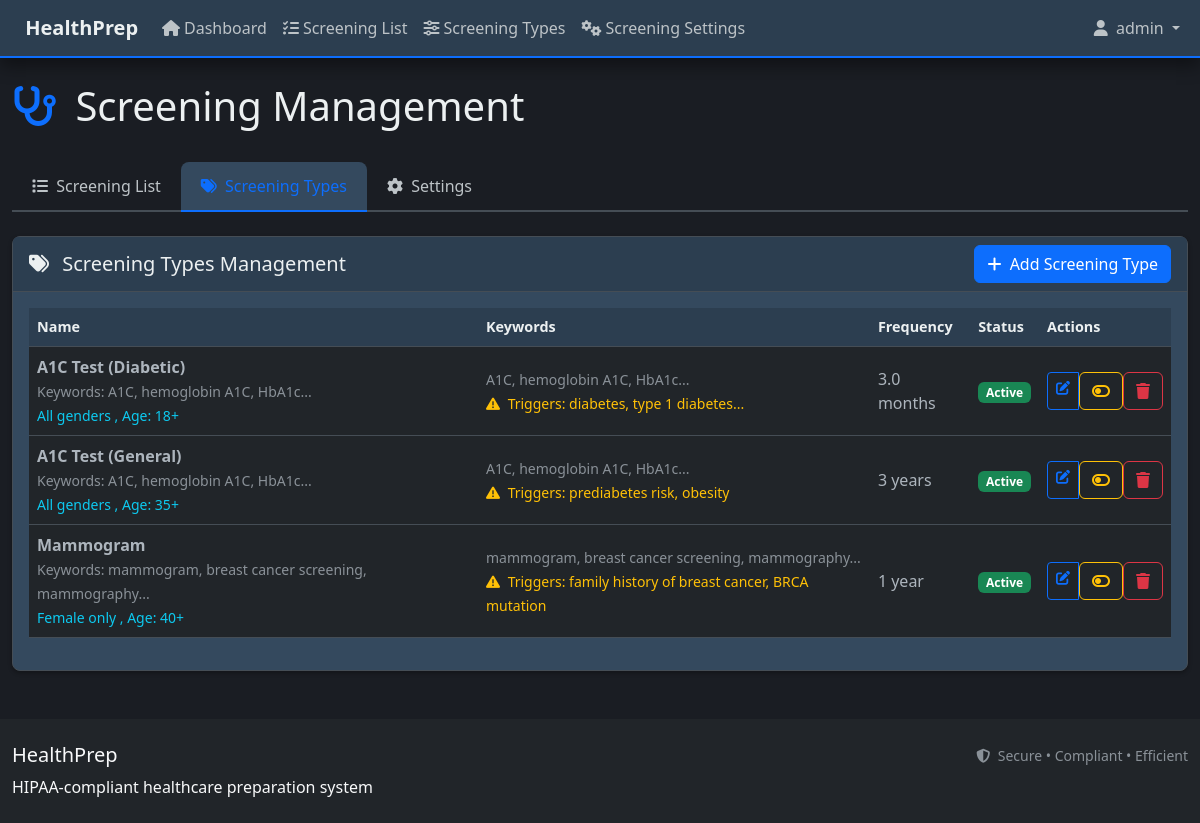
The app's page /screening/types (signed in) with its own data.
### models.py (models this page shows, shortened)
class User(UserMixin, db.Model):
    __tablename__ = 'users'
    id = db.Column(db.Integer, primary_key=True)
    username = db.Column(db.String(80), unique=True, nullable=False)
    email = db.Column(db.String(120), unique=True, nullable=False)
    password_hash = db.Column(db.String(255), nullable=False)
    is_admin = db.Column(db.Boolean, default=False, nullable=False)
    created_at = db.Column(db.DateTime, default=datetime.utcnow)
    last_login = db.Column(db.DateTime)
    @property
    def is_active(self):
        return True  # All users are active by default

class ScreeningType(db.Model):
    __tablename__ = 'screening_type'
    id = db.Column(db.Integer, primary_key=True)
    name = db.Column(db.String(100), nullable=False)
    description = db.Column(db.Text)  # Description of what this screening involves
    keywords = db.Column(db.Text)  # JSON string of keywords for fuzzy detection
    eligible_genders = db.Column(db.String(10), default='both')  # 'M', 'F', or 'both'
    min_age = db.Column(db.Integer)
    max_age = db.Column(db.Integer)
    frequency_years = db.Column(db.Float, nullable=False)  # Frequency in years (can be fractional like 0.25 for 3 months)
    trigger_conditions = db.Column(db.Text)  # JSON string of conditions that modify screening protocols
    is_active = db.Column(db.Boolean, default=True)
    created_at = db.Column(db.DateTime, default=datetime.utcnow)
    updated_at = db.Column(db.DateTime, default=datetime.utcnow, onupdate=datetime.utcnow)
    screenings = db.relationship('Screening', backref='screening_type', lazy=True)
    @property
    def keywords_list(self):
        if not self.keywords:
            return []
        try:
            return json.loads(self.keywords)
        except:
            return [kw.strip() for kw in self.keywords.split(',') if kw.strip()]
    @property
    def trigger_conditions_list(self):
        if not self.trigger_conditions:
            return []
        try:
            return json.loads(self.trigger_conditions)
        except:
            return [cond.strip() for cond in self.trigger_conditions.split(',') if cond.strip()]

### routes/screening_routes.py (the view)
@screening_bp.route('/types')
@login_required
def screening_types():
    try:
        screening_types = ScreeningType.query.order_by(ScreeningType.name).all()
        return render_template('screening/types.html',
                             screening_types=screening_types)
    except Exception as e:
        logger.error(f"Error loading screening types: {str(e)}")
        flash('Error loading screening types', 'error')
        return render_template('error/500.html'), 500

### app.py (called while the page is built)
def register_template_utilities(app):
    @app.template_filter('datetime')
    def datetime_filter(value, format='%Y-%m-%d %H:%M'):
        if value is None:
            return ""
        return value.strftime(format)
    @app.context_processor
    def inject_cache_timestamp():
        import time
        return dict(cache_timestamp=int(time.time()))
    @app.context_processor
    def inject_csrf_token():
        from secrets import token_urlsafe
        return dict(csrf_token=lambda: token_urlsafe(32))

### templates/screening/types.html (shortened to what this page needs)
{% extends 'base_user.html' %}
{% block content %}
<div class="d-flex justify-content-between align-items-center mb-4">
    <h1>
        <i class="fas fa-stethoscope me-2 text-primary"></i>
        Screening Management
    </h1>
</div>
<ul class="nav nav-tabs mb-4" id="screeningTabs" role="tablist">
    <li class="nav-item" role="presentation">
        <a class="nav-link" href="{{ url_for('screening.screening_list') }}" role="tab">
            <i class="fas fa-list me-1"></i>
            Screening List
        </a>
    </li>
    <li class="nav-item" role="presentation">
        <a class="nav-link active" href="{{ url_for('screening.screening_types') }}" role="tab">
            <i class="fas fa-tags me-1"></i>
            Screening Types
        </a>
    </li>
    <li class="nav-item" role="presentation">
        <a class="nav-link" href="{{ url_for('screening.screening_settings') }}" role="tab">
            <i class="fas fa-cog me-1"></i>
            Settings
        </a>
    </li>
</ul>
<div class="card">
    <div class="card-header d-flex justify-content-between align-items-center">
        <h5 class="mb-0">
            <i class="fas fa-tags me-2"></i>
            Screening Types Management
        </h5>
        <a href="{{ url_for('screening.add_screening_type') }}" class="btn btn-primary">
            <i class="fas fa-plus me-1"></i>
            Add Screening Type
        </a>
    </div>
    <div class="card-body">
        {% if screening_types %}
            <div class="table-responsive">
                <table class="table table-hover">
                    <thead>
                        <tr>
                            <th>Name</th>
                            <th>Keywords</th>
                            <th>Frequency</th>
                            <th>Status</th>
                            <th>Actions</th>
                        </tr>
                    </thead>
                    <tbody>
                        {% for type in screening_types %}
                        <tr>
                            <td>
                                <strong>{{ type.name }}</strong>
                                {% if type.keywords_list %}
                                    <br><small class="text-muted">
                                        Keywords: {{ type.keywords_list[:3]|join(', ') }}{% if type.keywords_list|length > 3 %}...{% endif %}
                                    </small>
                                {% endif %}
                                <br><small class="text-info">
                                    {% if type.eligible_genders == 'M' %}Male only{% elif type.eligible_genders == 'F' %}Female only{% else %}All genders{% endif %}
                                    {% if type.min_age or type.max_age %}
                                        , Age: {% if type.min_age %}{{ type.min_age }}+{% endif %}{% if type.max_age %} to {{ type.max_age }}{% endif %}
                                    {% endif %}
                                </small>
                            </td>
                            <td>
                                {% if type.keywords_list %}
                                    <small class="text-muted">{{ type.keywords_list[:3]|join(', ') }}{% if type.keywords_list|length > 3 %}...{% endif %}</small>
                                {% else %}
                                    <small class="text-muted">No keywords</small>
                                {% endif %}
                                {% if type.trigger_conditions_list %}
                                    <br><small class="text-warning">
                                        <i class="fas fa-exclamation-triangle me-1"></i>
                                        Triggers: {{ type.trigger_conditions_list[:2]|join(', ') }}{% if type.trigger_conditions_list|length > 2 %}...{% endif %}
                                    </small>
                                {% endif %}
                            </td>
                            <td>
                                {% if type.frequency_years >= 1 %}
                                    {{ type.frequency_years|int }} year{{ 's' if type.frequency_years != 1 }}
                                {% else %}
                                    {{ (type.frequency_years * 12)|round(1) }} month{{ 's' if (type.frequency_years * 12) != 1 }}
                                {% endif %}
                            </td>
                            <td>
                                {% if type.is_active %}
                                    <span class="badge bg-success">Active</span>
                                {% else %}
                                    <span class="badge bg-secondary">Inactive</span>
                                {% endif %}
                            </td>
                            <td>
                                <div class="btn-group btn-group-sm" role="group">
                                    <a href="{{ url_for('screening.edit_screening_type', type_id=type.id) }}"
                                       class="btn btn-outline-primary" title="Edit">
                                        <i class="fas fa-edit"></i>
                                    </a>
                                    <form method="POST" action="{{ url_for('screening.toggle_screening_type_status', type_id=type.id) }}"
                                          style="display: inline;">
                                        <button type="submit" class="btn btn-outline-warning"
                                                title="{{ 'Deactivate' if type.is_active else 'Activate' }}">
                                            <i class="fas fa-toggle-{{ 'off' if type.is_active else 'on' }}"></i>
                                        </button>
                                    </form>
                                    <form method="POST" action="{{ url_for('screening.delete_screening_type', type_id=type.id) }}"
                                          style="display: inline;"
                                          onsubmit="return confirm('Are you sure you want to delete this screening type?');">
                                        <button type="submit" class="btn btn-outline-danger" title="Delete">
                                            <i class="fas fa-trash"></i>
                                        </button>
                                    </form>
                                </div>
                            </td>
                        </tr>
                        {% endfor %}
                    </tbody>
                </table>
            </div>
        {% endif %}
    </div>
</div>
{% endblock %}

### templates/base_user.html (shortened to what this page needs)
<!DOCTYPE html>
<html lang="en" data-bs-theme="dark">
<head>
    <link href="https://cdn.jsdelivr.net/npm/bootstrap@5.3.0/dist/css/bootstrap.min.css" rel="stylesheet">
    <link href="https://cdnjs.cloudflare.com/ajax/libs/font-awesome/6.4.0/css/all.min.css" rel="stylesheet">
    <link href="{{ url_for('static', filename='css/custom.css') }}" rel="stylesheet">
    <link href="{{ url_for('static', filename='css/medical_terminology_ui.css') }}" rel="stylesheet">
    <link href="{{ url_for('static', filename='css/loading-states.css') }}" rel="stylesheet">
</head>
<body>
    <nav class="navbar navbar-expand-lg navbar-dark bg-primary">
        <div class="container">
            <a class="navbar-brand" href="{{ url_for('ui.dashboard') }}">
                HealthPrep
            </a>
            <div class="collapse navbar-collapse" id="navbarNav">
                <ul class="navbar-nav me-auto">
                    <li class="nav-item">
                        <a class="nav-link" href="{{ url_for('ui.dashboard') }}">
                            <i class="fas fa-home me-1"></i>Dashboard
                        </a>
                    </li>
                    <li class="nav-item">
                        <a class="nav-link" href="{{ url_for('screening.screening_list', view='list') }}">
                            <i class="fas fa-list-check me-1"></i>Screening List
                        </a>
                    </li>
                    <li class="nav-item">
                        <a class="nav-link" href="{{ url_for('screening.screening_list', view='types') }}">
                            <i class="fas fa-sliders-h me-1"></i>Screening Types
                        </a>
                    </li>
                    <li class="nav-item">
                        <a class="nav-link" href="{{ url_for('screening.screening_list', view='settings') }}">
                            <i class="fas fa-cogs me-1"></i>Screening Settings
                        </a>
                    </li>
                </ul>
                <ul class="navbar-nav">
                    {% if current_user.is_authenticated %}
                        <li class="nav-item dropdown">
                            <a class="nav-link dropdown-toggle" href="#" id="userDropdown" role="button" data-bs-toggle="dropdown">
                                <i class="fas fa-user me-1"></i> {{ current_user.username }}
                            </a>
                        </li>
                    {% else %}
                        <li class="nav-item">
                            <a class="nav-link" href="{{ url_for('auth.login') }}">
                                <i class="fas fa-sign-in-alt me-1"></i> Login
                            </a>
                        </li>
                    {% endif %}
                </ul>
            </div>
        </div>
    </nav>
    <main class="container my-4">
        {% block content %}{% endblock %}
    </main>
    <footer class="bg-dark text-light py-4 mt-5">
        <div class="container">
            <div class="row">
                <div class="col-md-6">
                    <h5>HealthPrep</h5>
                    <p class="mb-0">HIPAA-compliant healthcare preparation system</p>
                </div>
                <div class="col-md-6 text-end">
                    <small class="text-muted">
                        <i class="fas fa-shield-alt me-1"></i>
                        Secure • Compliant • Efficient
                    </small>
                </div>
            </div>
        </div>
    </footer>
</body>
</html>

### static/css/custom.css (style rules this page uses)
:root { --hp-primary: #0d6efd; --hp-secondary: #6c757d; --hp-success: #198754; --hp-danger: #dc3545; --hp-warning: #ffc107; --hp-info: #0dcaf0; --hp-light: #f8f9fa; --hp-dark: #212529; --hp-complete: #20c997; --hp-due-soon: #fd7e14; --hp-due: #e74c3c; --hp-overdue: #ad2121; --hp-confidence-high: #28a745; --hp-confidence-medium: #ffc107; --hp-confidence-low: #dc3545; --hp-bg-primary: #1a1d23; --hp-bg-secondary: #2c3e50; --hp-bg-card: #34495e; --hp-text-primary: #ecf0f1; --hp-text-secondary: #bdc3c7; --hp-text-muted: #95a5a6; --hp-border-color: #454d55; --hp-shadow-sm: 0 0.125rem 0.25rem rgba(0, 0, 0, 0.3); --hp-shadow: 0 0.5rem 1rem rgba(0, 0, 0, 0.4); --hp-shadow-lg: 0 1rem 3rem rgba(0, 0, 0, 0.5); --hp-font-family-medical: 'Segoe UI', Tahoma, Geneva, Verdana, sans-serif; --hp-font-size-medical: 0.9rem; --hp-line-height-medical: 1.5; }
body { background-color: var(--hp-bg-primary); color: var(--hp-text-primary); font-family: var(--hp-font-family-medical); line-height: var(--hp-line-height-medical); }
.container, .container-fluid { max-width: 1400px; }
.navbar { background-color: var(--hp-bg-secondary) !important; border-bottom: 2px solid var(--hp-primary); box-shadow: var(--hp-shadow); }
.navbar-brand { font-weight: 600; color: var(--hp-text-primary) !important; }
.navbar-nav .nav-link { color: var(--hp-text-secondary) !important; font-weight: 500; transition: color 0.3s ease; }
.card { background-color: var(--hp-bg-card); border: 1px solid var(--hp-border-color); box-shadow: var(--hp-shadow-sm); border-radius: 0.5rem; }
.card-header { background-color: var(--hp-bg-secondary); border-bottom: 1px solid var(--hp-border-color); font-weight: 600; color: var(--hp-text-primary); }
.card-body { color: var(--hp-text-primary); }
.table { color: var(--hp-text-primary); background-color: transparent; }
.table th { background-color: var(--hp-bg-secondary); border-color: var(--hp-border-color); color: var(--hp-text-primary); font-weight: 600; font-size: var(--hp-font-size-medical); }
.table td { border-color: var(--hp-border-color); vertical-align: middle; }
.btn-primary { background-color: var(--hp-primary); border-color: var(--hp-primary); }
.nav-tabs { border-bottom: 2px solid var(--hp-border-color); }
.nav-tabs .nav-link { color: var(--hp-text-secondary); border: none; background-color: transparent; font-weight: 500; padding: 0.75rem 1.25rem; border-radius: 0.5rem 0.5rem 0 0; margin-bottom: -2px; }
.nav-tabs .nav-link.active { color: var(--hp-primary); background-color: var(--hp-bg-card); border-bottom: 2px solid var(--hp-primary); }

### records on screen
User: username "admin"
ScreeningType: name "A1C Test (Diabetic)", keywords "A1C, hemoglobin A1C, HbA1c", eligible_genders "All genders", min_age "18", trigger_conditions "diabetes, type 1 diabetes", (type.frequency_years*12)|round(1) "3.0", frequency_years "s", is_active "Active"
ScreeningType: name "A1C Test (General)", keywords "A1C, hemoglobin A1C, HbA1c", eligible_genders "All genders", min_age "35", trigger_conditions "prediabetes risk, obesity", frequency_years "3", frequency_years "s", is_active "Active"
ScreeningType: name "Mammogram", keywords "mammogram, breast cancer screening, mammography", eligible_genders "Female only", min_age "40", trigger_conditions "family history of breast cancer, BRCA mutation", frequency_years "1", is_active "Active"
